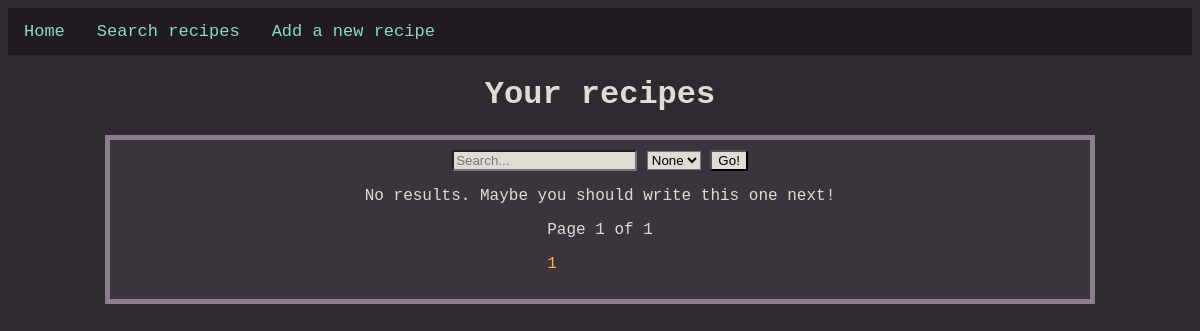
Before: /recipes/ with the older database file.
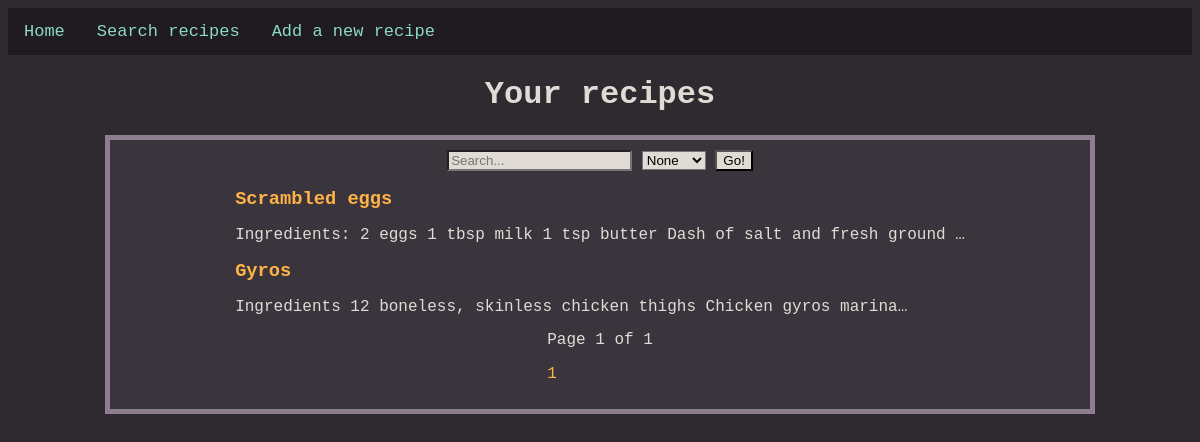
After: the same page with the newer database file.
### recipesMain/models.py (models this page shows, shortened)
class recipe(models.Model):
    recipeId = models.BigAutoField(primary_key = True)
    title = models.CharField(max_length = 50)
    ingredients = models.TextField()
    body = models.TextField()
    tag = models.ManyToManyField(category, db_column = "categoryTitle")
    class Meta:
        db_table = "recipe"

### recipesMain/views.py (the view)
# urls.py: path("", views.listRecipesView, name="listRecipesView"),
def listRecipesView(request):
    categories = category.objects.all()
    q = request.GET.get("q", default="")
    tagDDM = request.GET.get("tagDDM", default="")
    recipesDisp = recipe.objects.filter((Q(title__icontains=q) |
                                        Q(body__icontains=q)) &
                                        Q(tag__categoryTitle__icontains=tagDDM))
    paginator = P(recipesDisp, 4)
    pageObj = paginator.get_page(request.GET.get('page'))
    return render(request, "recipeViews/recipeList.html", {"category": categories, "pageObj": pageObj})

### templates/recipeViews/recipeList.html (shortened to what this page needs)
{% extends "base.html" %}
{% load static %}
{% block content %}
<div class="centreTitle">
    <h1>Your recipes</h1>
</div>
<div class="centreColumn">
    <form class="searchbar" action="/recipes/" method="get">
        <input name="q" type="text" placeholder="Search..." />
        <select name="tagDDM">
            <option value="">None</option>
        </select>
        <input type="submit" value="Go!" />
    </form>
    <div>
        {% if pageObj %}
            {% for getdata in pageObj %}
            <article class="entry">
                <h3><a class="recipeLink" href="/recipes/{{ getdata.recipeId }}">{{ getdata.title }}</a></h3><p>{{ getdata.body | truncatechars:80 }}</p>
            </article>
            {% endfor %}
        {% else %}
            <p class="noResult">No results. Maybe you should write this one next!</p>
        {% endif %}
    </div>
    <div class="pagination">
        <span>
            Page {{ pageObj.number }} of {{ pageObj.paginator.num_pages }}
        </span>
        <p>
        {% for num in pageObj.paginator.page_range %}
            {% if page_obj.number == num %}
                <strong>{{ num }}</strong>
            {% else %}
                <a href="?page={{ num }}">{{ num }}</a>
            {% endif %}
        {% endfor %}
        </p>
    </div>
</div>
{% endblock %}

### templates/base.html (shortened to what this page needs)
<!DOCTYPE html>
{% load static %}
<html lang="en">
<head>
    <link rel="stylesheet" href="{% static 'css/main.css' %}">
</head>
<body>
    <div class="navbar">
        <a class="{% if url_name == 'homepageView' %}active{% endif %}" href="{% url 'homepageView' %}" >Home</a>
        <a class="{% if url_name == 'recipesDisp' %}active{% endif %}" href="{% url 'listRecipesView' %}" >Search recipes</a>
        <a class="{% if url_name == 'addRecipeView' %}active{% endif %}" href="{% url 'addRecipeView' %}">Add a new recipe</a>
    </div>
    <div class="mainContentDiv">
        {% block content %}
        {% endblock %}
    </div>
</body>
</html>

### static/css/main.css (style rules this page uses)
:root { --retro-bg: #2e2a30; --retro-container-bg: #3a353d; --retro-accent: #ffb347; --retro-accent-dark: #b36b00; --retro-text: #e0dcd5; --retro-link: #8cd9c6; --retro-hover: #ffb347; --retro-border: #8c7e8f; }
.centreColumn { width: 960px; height: 100%; padding: 10px; border: 5px solid var(--retro-border); word-break: keep-all; background-color: var(--retro-container-bg); margin: auto; display: flex; flex-direction: column; align-items: center; color: var(--retro-text); }
.centreTitle { align-items: center; text-align: center; }
.entry { line-height: 1; }
.navbar { background-color: #1f1b21; overflow: hidden; }
.navbar a { float: left; color: var(--retro-link); padding: 14px 16px; text-decoration: none; font-size: 17px; transition: background-color 0.3s ease, color 0.3s ease; }
.searchbar input { background-color: var(--retro-text); }
.searchbar select { background-color: var(--retro-text); }
.pagination a { color: #ffb347; text-decoration: none; }
.recipeLink { color: #ffb347; text-decoration: none; }
body { color: var(--retro-text); background-color: var(--retro-bg); font-family: 'Lucida Console', 'Courier New', monospace; height: 100%; }

Changed rows visible on the page:
added recipe: title "Scrambled eggs", body "Ingredients: 2 eggs 1 tbsp milk 1 tsp butter Dash of salt and fresh ground …"
added recipe: title "Gyros", body "Ingredients 12 boneless, skinless chicken thighs Chicken gyros marina…"
Other visible differences:
text no longer shown: "No results. Maybe you should write this one next!"
